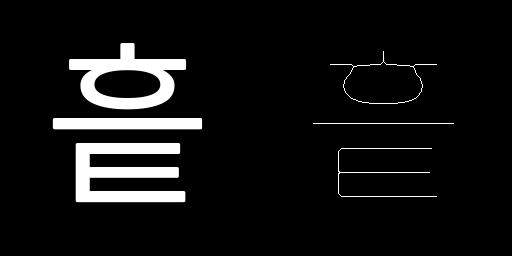
#> input picture Dataset/train/precisiongan/9_2336.png, 512 x 256 px
$ python post_process.py --input_folder Dataset/train/precisiongan --output_folder out
#> lines starting #> are read from the running program, lines starting #| are printed output that depends on the picture; after the words box and inside, x2 and y2 are one past the last pixel; in counts of white or black regions, pixels touching at a corner belong together
# post_process.py
import os
import argparse
import cv2
import numpy as np
from PIL import Image
import scipy.signal

def binarize_image(input_image_path, threshold=50):
    """
    Binarize an image by thresholding.

    Parameters:
    - input_image_path (str): Path to the input image.
    - threshold (int): Threshold value for binarization.

    Returns:
    - PIL.Image.Image: Binarized image.
    """
#> called with input_image_path = 'Dataset/train/precisiongan/9_2336.png', threshold = 50
    # Open the input image
    image = Image.open(input_image_path)
#> image is the input picture: PIL image 512x256 RGB; min 0, max 255, mean 18.4

    # Convert image to numpy array
    image_np = np.array(image)

    # Check if the image is grayscale
    if len(image_np.shape) == 2:
        # The image is grayscale
        mask = (image_np > threshold)
    else:
        # The image is RGB
        mask = (image_np[:, :, 0] > threshold) | (image_np[:, :, 1] > threshold) | (image_np[:, :, 2] > threshold)
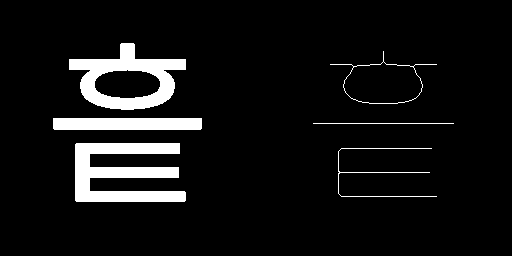
#> mask: shape (256, 512) bool; 7.4% white; 6 white regions, box (x1, y1, x2, y2) and area: (75, 143, 186, 202) 3906, (69, 43, 186, 110) 3320, (53, 118, 202, 130) 1786, (338, 148, 437, 197) 326, (330, 51, 437, 104) 244, (313, 123, 454, 124) 141

    # Set the pixels above the threshold to white (255), and below or equal to the threshold to black (0)
    image_np[mask] = 255
    image_np[~mask] = 0  # Ensure that the rest of the pixels are set to black
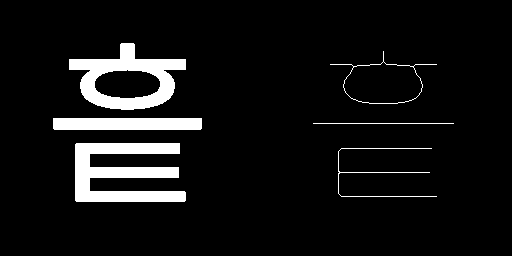
#> image_np: shape (256, 512, 3); 7.4% white; 6 white regions, box (x1, y1, x2, y2) and area: (75, 143, 186, 202) 3906, (69, 43, 186, 110) 3320, (53, 118, 202, 130) 1786, (338, 148, 437, 197) 326, (330, 51, 437, 104) 244, (313, 123, 454, 124) 141

    # Convert the numpy array back to an image
    new_image = Image.fromarray(image_np.astype('uint8'))

    return new_image

def remove_isolated_pixels(binary_image, min_size=8):
    """
    Remove isolated pixels smaller than a minimum size.

    Parameters:
    - binary_image (numpy.ndarray): Binary image array.
    - min_size (int): Minimum size of connected components to keep.

    Returns:
    - numpy.ndarray: Image with small isolated pixels removed.
    """
#> called with min_size = 8
    # Remove isolated pixels
    nb_components, output, stats, _ = cv2.connectedComponentsWithStats(binary_image, connectivity=8)
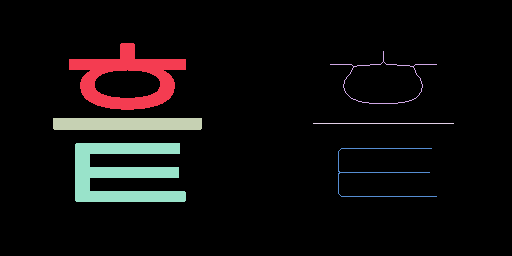
#> output: shape (256, 512) int32; 7 distinct labels, from 0 to 6; one colour per label, 0 black
#> nb_components = 7; stats = [[0, 0, 512, 256, 121349], [69, 43, 117, 67, 3320], [330, 51, 107, 53, 244], [53, 118, 149, 12, 1786], [313, 123, 141, 1, 141], [75, 143, 111, 59, 3906], [338, 148, 99, 49, 326]]
    sizes = stats[:, -1]
#> sizes = [121349, 3320, 244, 1786, 141, 3906, 326]

    new_img = np.zeros(binary_image.shape, np.uint8)
    for i in range(1, nb_components):
        if sizes[i] >= min_size:
            new_img[output == i] = 255
    return new_img

def fix_small_holes(binary_image, kernel_size=3):
    """
    Fix small holes in a binary image.

    Parameters:
    - binary_image (numpy.ndarray): Binary image array.
    - kernel_size (int): Size of the kernel for convolution.

    Returns:
    - numpy.ndarray: Image with small holes filled.
    """
#> called with kernel_size = 3
    fixed_image = np.copy(binary_image)

    # Define the convolution kernel
    kernel = np.ones((kernel_size, kernel_size), dtype=int)
    center = kernel_size // 2
    kernel[center, center] = 0  # Exclude the center pixel

    # Perform a 2D convolution
    convolved = scipy.signal.convolve2d(binary_image, kernel, mode='same', boundary='fill', fillvalue=0)
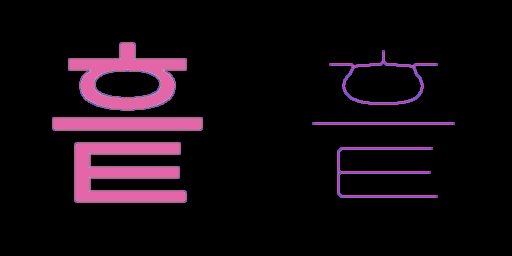
#> convolved: shape (256, 512) int64; 9 distinct labels, from 0 to 2040; one colour per label, 0 black

    # Threshold the convolved image to identify potential hole pixels
    threshold = kernel.sum() - 1
    hole_candidates = (convolved >= threshold)
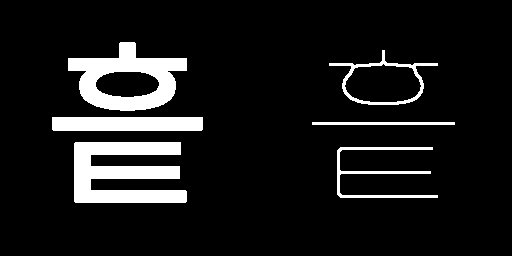
#> hole_candidates: shape (256, 512) bool; 9.8% white; 6 white regions, box (x1, y1, x2, y2) and area: (74, 142, 187, 203) 4608, (68, 42, 187, 111) 3912, (52, 117, 203, 131) 2112, (337, 147, 438, 198) 995, (329, 50, 438, 105) 847, (312, 122, 455, 125) 429

    # Fill the identified holes in the fixed image
    fixed_image[hole_candidates] = 255  # Assuming holes are black (0) surrounded by white (255)
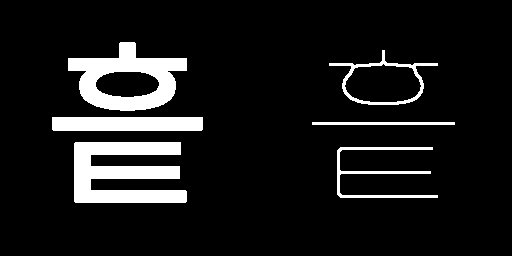
#> fixed_image: shape (256, 512); 9.8% white; 6 white regions, box (x1, y1, x2, y2) and area: (74, 142, 187, 203) 4608, (68, 42, 187, 111) 3912, (52, 117, 203, 131) 2112, (337, 147, 438, 198) 995, (329, 50, 438, 105) 847, (312, 122, 455, 125) 429

    return fixed_image

def thinning(binary_image):
    """
    Apply morphological thinning to a binary image.

    Parameters:
    - binary_image (numpy.ndarray): Binary image array.

    Returns:
    - numpy.ndarray: Thinned image.
    """
    # Apply the thinning operation
    thinned_image = cv2.ximgproc.thinning(binary_image)
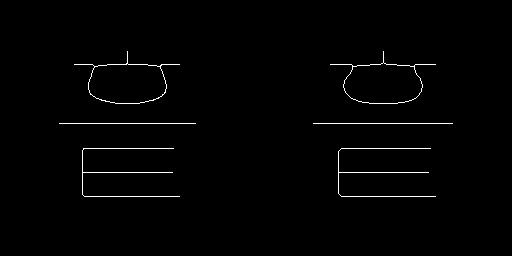
#> thinned_image: shape (256, 512); 1.1% white in thin lines or dots, all inside (x1, y1, x2, y2) = (59, 51, 453, 197)
    return thinned_image

def process_image(input_image_path, output_image_path, threshold, min_size, kernel_size):
    """
    Process a single image: binarize, remove isolated pixels, fix small holes, and thin.

    Parameters:
    - input_image_path (str): Path to the input image.
    - output_image_path (str): Path to save the processed image.
    - threshold (int): Threshold value for binarization.
    - min_size (int): Minimum size of connected components to keep.
    - kernel_size (int): Kernel size for hole fixing.
    """
    # Binarize the image
    img_pil = binarize_image(input_image_path, threshold=threshold)
    img_np = np.array(img_pil)  # Convert PIL Image to NumPy array

    # Convert to grayscale if necessary
    if len(img_np.shape) == 3 and img_np.shape[2] == 3:
        img_np = cv2.cvtColor(img_np, cv2.COLOR_RGB2GRAY)

    # Ensure binary image
    _, img_binary = cv2.threshold(img_np, 127, 255, cv2.THRESH_BINARY)

    # Remove isolated pixels
    img_processed = remove_isolated_pixels(img_binary, min_size=min_size)

    # Fix small holes
    img_processed = fix_small_holes(img_processed, kernel_size=kernel_size)

    # Apply thinning
    img_processed = thinning(img_processed)

    # Save the processed image
    cv2.imwrite(output_image_path, img_processed)

def process_folder(input_folder, output_folder, threshold, min_size, kernel_size):
    """
    Recursively process all images in a folder.

    Parameters:
    - input_folder (str): Path to the input directory.
    - output_folder (str): Path to the output directory.
    - threshold (int): Threshold value for binarization.
    - min_size (int): Minimum size of connected components to keep.
    - kernel_size (int): Kernel size for hole fixing.
    """
    # Create the output folder if it doesn't exist
    if not os.path.exists(output_folder):
        os.makedirs(output_folder)

    for entry in os.scandir(input_folder):
        if entry.is_dir():
            # Recurse into subdirectories
            process_folder(
                entry.path,
                os.path.join(output_folder, entry.name),
                threshold,
                min_size,
                kernel_size,
            )
        else:
            # Process files
            filename = entry.name
            if filename.lower().endswith(('.png', '.jpg', '.jpeg', '.tiff', '.bmp', '.gif')):
                input_image_path = entry.path
                output_image_path = os.path.join(output_folder, filename)
                process_image(input_image_path, output_image_path, threshold, min_size, kernel_size)
#> pass 2 of the loop in process_folder, `for entry in os.scandir(input_folder):`:
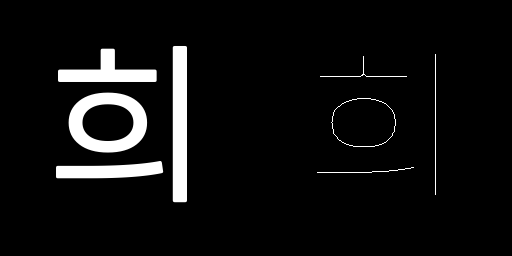
#> input picture Dataset/train/precisiongan/9_2337.png, 512 x 256 px
#> in binarize_image, image is the input picture: PIL image 512x256 RGB; min 0, max 255, mean 15.3
#> mask: shape (256, 512) bool; 6.3% white; 8 white regions, largest, box (x1, y1, x2, y2) and area: (68, 92, 147, 153) 2396, (172, 46, 187, 203) 2346, (58, 48, 157, 82) 1595
#> in remove_isolated_pixels (call 2), `nb_components, output, stats, _ = cv2.connectedComponentsWithStats(bin..`:
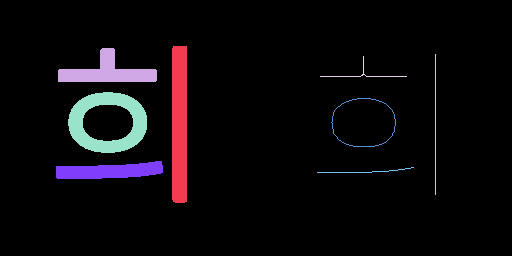
#> output: shape (256, 512) int32; 9 distinct labels, from 0 to 8; one colour per label, 0 black
#> nb_components = 9; stats = [[0, 0, 512, 256, 122831], [172, 46, 15, 157, 2346], [58, 48, 99, 34, 1595], [435, 54, 1, 141, 141], [320, 56, 87, 21, 106], [68, 92, 79, 61, 2396], [331, 98, 65, 49, 166], [56, 161, 107, 18, 1394], [317, 167, 97, 6, 97]]
#> sizes = [122831, 2346, 1595, 141, 106, 2396, 166, 1394, 97]
#> convolved: shape (256, 512) int64; 9 distinct labels, from 0 to 2040
#> hole_candidates: shape (256, 512) bool; 8.2% white; 8 white regions, largest, box (x1, y1, x2, y2) and area: (67, 91, 148, 154) 2848, (171, 45, 188, 204) 2694, (57, 47, 158, 83) 1865
#> in thinning (call 2), `thinned_image = cv2.ximgproc.thinning(binary_image)`:
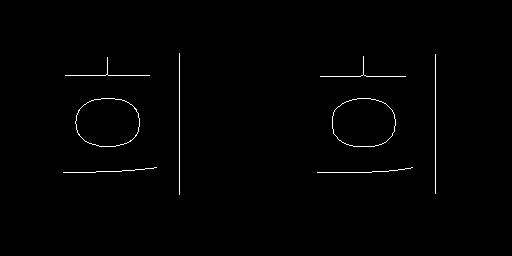
#> thinned_image: shape (256, 512); 0.78% white in thin lines or dots, all inside (x1, y1, x2, y2) = (63, 53, 436, 195)

def main():
    parser = argparse.ArgumentParser(description="Post-process images by binarizing and thinning.")
    parser.add_argument(
        "--input_folder",
        type=str,
        required=True,
        help="Path to the input images directory.",
    )
    parser.add_argument(
        "--output_folder",
        type=str,
        required=True,
        help="Path to the output images directory.",
    )
    parser.add_argument(
        "--threshold",
        type=int,
        default=50,
        help="Threshold value for binarization (default: 50).",
    )
    parser.add_argument(
        "--min_size",
        type=int,
        default=8,
        help="Minimum size of connected components to keep (default: 8).",
    )
    parser.add_argument(
        "--kernel_size",
        type=int,
        default=3,
        help="Kernel size for hole fixing (default: 3).",
    )
    args = parser.parse_args()

    # Check if OpenCV extra modules are available for thinning
    if not hasattr(cv2, 'ximgproc'):
        raise ImportError("OpenCV ximgproc module is required for thinning. Please install opencv-contrib-python.")

    # Process the folder
    process_folder(
        args.input_folder,
        args.output_folder,
        args.threshold,
        args.min_size,
        args.kernel_size,
    )
    print("Image processing completed.")

if __name__ == "__main__":
    main()
